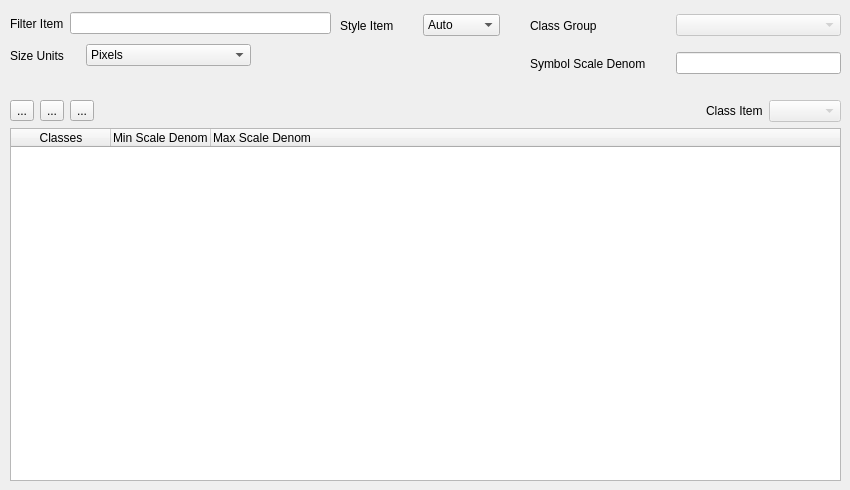
  <widget class="QWidget" name="classesTab">
   <attribute name="title">
    <string>Classes</string>
   </attribute>
   <widget class="QWidget" name="horizontalLayoutWidget_7">
    <property name="geometry">
     <rect>
      <x>10</x>
      <y>10</y>
      <width>321</width>
      <height>27</height>
     </rect>
    </property>
    <layout class="QHBoxLayout" name="horizontalLayout_9">
     <item>
      <widget class="QLabel" name="mf_filterItem_label">
       <property name="text">
        <string>Filter Item</string>
       </property>
      </widget>
     </item>
     <item>
      <widget class="QLineEdit" name="mf_filterItem_value"/>
     </item>
    </layout>
   </widget>
   <widget class="QWidget" name="horizontalLayoutWidget">
    <property name="geometry">
     <rect>
      <x>10</x>
      <y>40</y>
      <width>241</width>
      <height>31</height>
     </rect>
    </property>
    <layout class="QHBoxLayout" name="horizontalLayout">
     <item>
      <widget class="QLabel" name="mf_size_label">
       <property name="maximumSize">
        <size>
         <width>70</width>
         <height>16777215</height>
        </size>
       </property>
       <property name="text">
        <string>Size Units</string>
       </property>
      </widget>
     </item>
     <item>
      <widget class="QComboBox" name="mf_sizeunits_box">
       <item>
        <property name="text">
         <string>Pixels</string>
        </property>
       </item>
       <item>
        <property name="text">
         <string>Meters</string>
        </property>
       </item>
       <item>
        <property name="text">
         <string>Kilometers</string>
        </property>
       </item>
       <item>
        <property name="text">
         <string>Miles</string>
        </property>
       </item>
       <item>
        <property name="text">
         <string>Feet</string>
        </property>
       </item>
       <item>
        <property name="text">
         <string>Inches</string>
        </property>
       </item>
       <item>
        <property name="text">
         <string>Nauticalmiles</string>
        </property>
       </item>
      </widget>
     </item>
    </layout>
   </widget>
   <widget class="QWidget" name="horizontalLayoutWidget_4">
    <property name="geometry">
     <rect>
      <x>340</x>
      <y>10</y>
      <width>160</width>
      <height>31</height>
     </rect>
    </property>
    <layout class="QHBoxLayout" name="horizontalLayout_6">
     <item>
      <widget class="QLabel" name="mf_styleitem_label">
       <property name="text">
        <string>Style Item</string>
       </property>
      </widget>
     </item>
     <item>
      <widget class="QComboBox" name="mf_styleitem_combo">
       <item>
        <property name="text">
         <string>Auto</string>
        </property>
       </item>
      </widget>
     </item>
    </layout>
   </widget>
   <widget class="QWidget" name="horizontalLayoutWidget_8">
    <property name="geometry">
     <rect>
      <x>530</x>
      <y>50</y>
      <width>311</width>
      <height>27</height>
     </rect>
    </property>
    <layout class="QHBoxLayout" name="horizontalLayout_33">
     <item>
      <widget class="QLabel" name="mf_symbolScaleDenom_label">
       <property name="minimumSize">
        <size>
         <width>140</width>
         <height>0</height>
        </size>
       </property>
       <property name="maximumSize">
        <size>
         <width>140</width>
         <height>16777215</height>
        </size>
       </property>
       <property name="text">
        <string>Symbol Scale Denom</string>
       </property>
      </widget>
     </item>
     <item>
      <widget class="QLineEdit" name="mf_symbolScaleDenom_edit"/>
     </item>
    </layout>
   </widget>
   <widget class="QWidget" name="horizontalLayoutWidget_31">
    <property name="geometry">
     <rect>
      <x>530</x>
      <y>10</y>
      <width>311</width>
      <height>31</height>
     </rect>
    </property>
    <layout class="QHBoxLayout" name="horizontalLayout_42">
     <item>
      <widget class="QLabel" name="mf_classgroup_label">
       <property name="minimumSize">
        <size>
         <width>140</width>
         <height>0</height>
        </size>
       </property>
       <property name="maximumSize">
        <size>
         <width>140</width>
         <height>16777215</height>
        </size>
       </property>
       <property name="text">
        <string>Class Group</string>
       </property>
      </widget>
     </item>
     <item>
      <widget class="QComboBox" name="mf_classgroup_combo">
       <property name="enabled">
        <bool>false</bool>
       </property>
      </widget>
     </item>
    </layout>
   </widget>
   <widget class="QWidget" name="verticalLayoutWidget_3">
    <property name="geometry">
     <rect>
      <x>10</x>
      <y>100</y>
      <width>831</width>
      <height>381</height>
     </rect>
    </property>
    <layout class="QVBoxLayout" name="verticalLayout_12">
     <item>
      <layout class="QHBoxLayout" name="horizontalLayout_5">
       <item>
        <widget class="QToolButton" name="class_add_button">
         <property name="text">
          <string>...</string>
         </property>
         <property name="icon">
          <iconset resource="resources.qrc">
           <normaloff>:/ui/images/icons/document-new.png</normaloff>:/ui/images/icons/document-new.png</iconset>
         </property>
        </widget>
       </item>
       <item>
        <widget class="QToolButton" name="class_edit_button">
         <property name="text">
          <string>...</string>
         </property>
         <property name="icon">
          <iconset resource="resources.qrc">
           <normaloff>:/ui/images/icons/document-edit.png</normaloff>:/ui/images/icons/document-edit.png</iconset>
         </property>
        </widget>
       </item>
       <item>
        <widget class="QToolButton" name="class_remove_button">
         <property name="text">
          <string>...</string>
         </property>
         <property name="icon">
          <iconset resource="resources.qrc">
           <normaloff>:/ui/images/icons/document-close.png</normaloff>:/ui/images/icons/document-close.png</iconset>
         </property>
        </widget>
       </item>
       <item>
        <spacer name="horizontalSpacer">
         <property name="orientation">
          <enum>Qt::Horizontal</enum>
         </property>
         <property name="sizeHint" stdset="0">
          <size>
           <width>40</width>
           <height>20</height>
          </size>
         </property>
        </spacer>
       </item>
       <item>
        <layout class="QHBoxLayout" name="horizontalLayout_43">
         <item>
          <widget class="QLabel" name="mf_classitem_label">
           <property name="text">
            <string>Class Item</string>
           </property>
          </widget>
         </item>
         <item>
          <widget class="QComboBox" name="mf_classitem_comboBox">
           <property name="enabled">
            <bool>false</bool>
           </property>
          </widget>
         </item>
        </layout>
       </item>
      </layout>
     </item>
     <item>
      <widget class="QTreeWidget" name="mf_class_tree">
       <column>
        <property name="text">
         <string>Classes</string>
        </property>
        <property name="textAlignment">
         <set>AlignHCenter|AlignVCenter|AlignCenter</set>
        </property>
       </column>
       <column>
        <property name="text">
         <string>Min Scale Denom</string>
        </property>
       </column>
       <column>
        <property name="text">
         <string>Max Scale Denom</string>
        </property>
       </column>
      </widget>
     </item>
    </layout>
   </widget>
  </widget>
